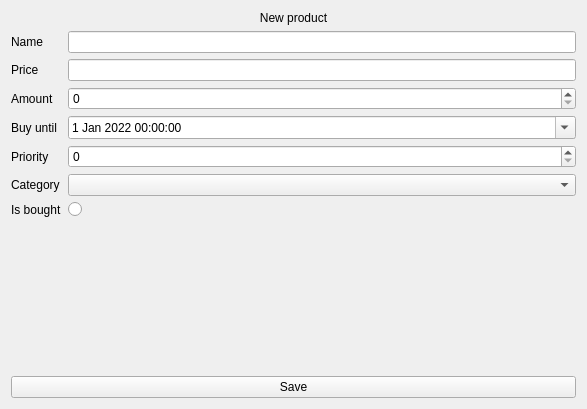
<?xml version="1.0" encoding="UTF-8"?>
<ui version="4.0">
 <class>ProductQuickCreateSubPage</class>
 <widget class="QWidget" name="ProductQuickCreateSubPage">
  <property name="geometry">
   <rect>
    <x>0</x>
    <y>0</y>
    <width>587</width>
    <height>409</height>
   </rect>
  </property>
  <property name="windowTitle">
   <string>Form</string>
  </property>
  <layout class="QVBoxLayout" name="verticalLayout">
   <item>
    <widget class="QLabel" name="Title">
     <property name="text">
      <string>New product</string>
     </property>
     <property name="alignment">
      <set>Qt::AlignCenter</set>
     </property>
    </widget>
   </item>
   <item>
    <layout class="QFormLayout" name="formLayout">
     <item row="0" column="0">
      <widget class="QLabel" name="NameLabel">
       <property name="text">
        <string>Name</string>
       </property>
      </widget>
     </item>
     <item row="0" column="1">
      <widget class="QLineEdit" name="Name"/>
     </item>
     <item row="1" column="0">
      <widget class="QLabel" name="PriceLabel">
       <property name="text">
        <string>Price</string>
       </property>
      </widget>
     </item>
     <item row="1" column="1">
      <widget class="QLineEdit" name="Price"/>
     </item>
     <item row="2" column="0">
      <widget class="QLabel" name="AmountLabel">
       <property name="text">
        <string>Amount</string>
       </property>
      </widget>
     </item>
     <item row="3" column="0">
      <widget class="QLabel" name="BuyUntilLabel">
       <property name="text">
        <string>Buy until</string>
       </property>
      </widget>
     </item>
     <item row="4" column="0">
      <widget class="QLabel" name="PriorityLabel">
       <property name="text">
        <string>Priority</string>
       </property>
      </widget>
     </item>
     <item row="6" column="0">
      <widget class="QLabel" name="IsBoughtLabel">
       <property name="text">
        <string>Is bought</string>
       </property>
      </widget>
     </item>
     <item row="6" column="1">
      <widget class="QRadioButton" name="IsBought">
       <property name="text">
        <string/>
       </property>
      </widget>
     </item>
     <item row="5" column="0">
      <widget class="QLabel" name="CategoryLabel">
       <property name="text">
        <string>Category</string>
       </property>
      </widget>
     </item>
     <item row="5" column="1">
      <widget class="QComboBox" name="Category"/>
     </item>
     <item row="3" column="1">
      <widget class="QDateTimeEdit" name="BuyUntil">
       <property name="date">
        <date>
         <year>2022</year>
         <month>1</month>
         <day>1</day>
        </date>
       </property>
       <property name="calendarPopup">
        <bool>true</bool>
       </property>
      </widget>
     </item>
     <item row="2" column="1">
      <widget class="QSpinBox" name="Amount"/>
     </item>
     <item row="4" column="1">
      <widget class="QSpinBox" name="Priority"/>
     </item>
    </layout>
   </item>
   <item>
    <spacer name="verticalSpacer">
     <property name="orientation">
      <enum>Qt::Vertical</enum>
     </property>
     <property name="sizeHint" stdset="0">
      <size>
       <width>20</width>
       <height>238</height>
      </size>
     </property>
    </spacer>
   </item>
   <item>
    <layout class="QHBoxLayout" name="horizontalLayout">
     <item>
      <widget class="QPushButton" name="SaveButton">
       <property name="text">
        <string>Save</string>
       </property>
      </widget>
     </item>
    </layout>
   </item>
  </layout>
 </widget>
 <resources/>
 <connections/>
</ui>
